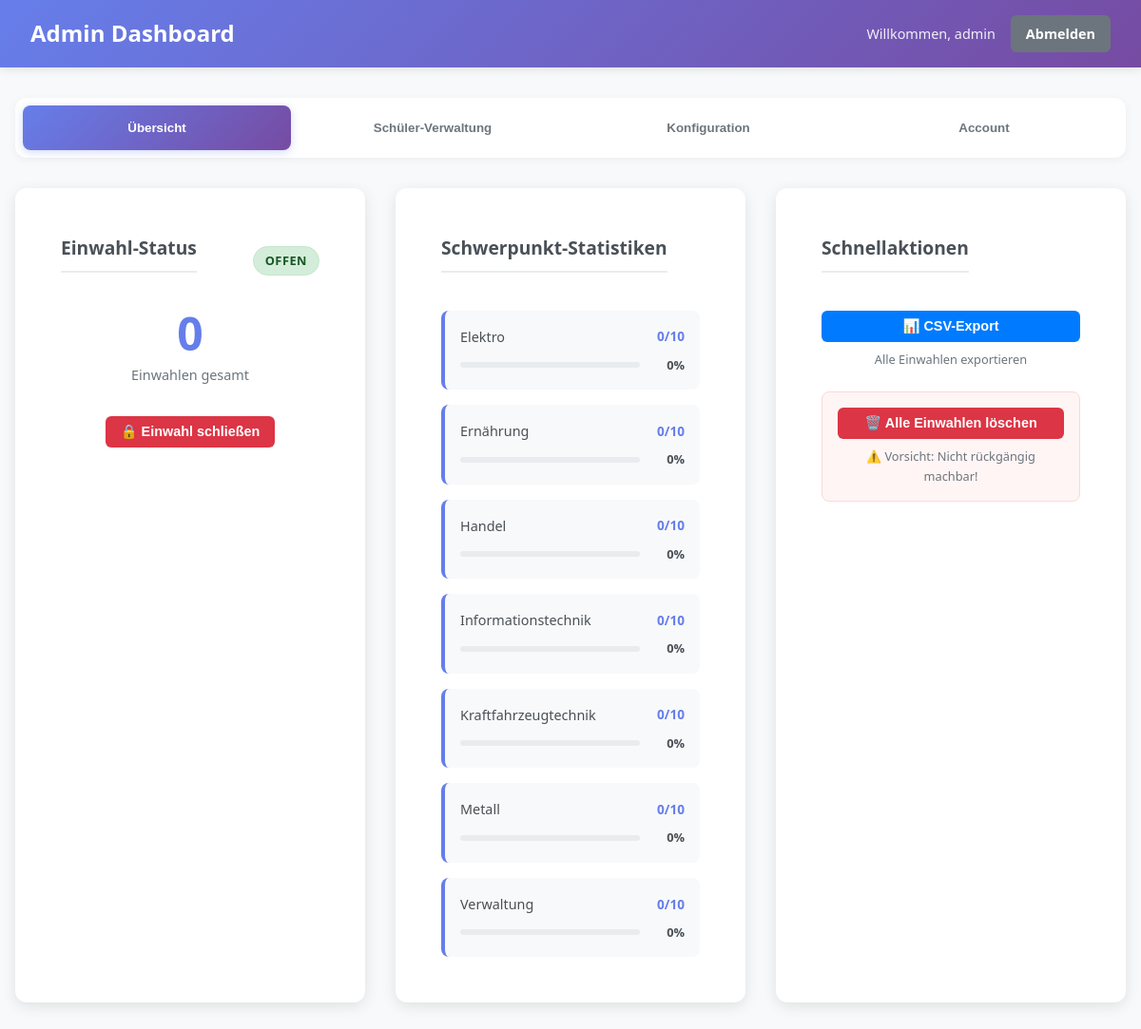
/webapp/admin/index.php (signed in), run on the app's committed database.
### tables this page shows
CREATE TABLE IF NOT EXISTS schwerpunkte (
    id INT AUTO_INCREMENT PRIMARY KEY,
    name VARCHAR(100) NOT NULL,
    max_teilnehmer INT NOT NULL DEFAULT 10,
    kombination_mit INT NULL,
    aktiv BOOLEAN DEFAULT TRUE,
    created_at TIMESTAMP DEFAULT CURRENT_TIMESTAMP
);

### webapp/admin/index.php (called while the page is built, shortened)
<?php
require_once '../includes/Database.php';
require_once '../includes/EinwahlModel.php';
$model = new EinwahlModel();
$einwahl_offen = $model->istEinwahlOffen();
$einwahlen = $model->getAlleEinwahlen();
$schwerpunkte = $model->getSchwerpunkte();
$statistiken = [];
foreach ($schwerpunkte as $sp) {
    $anzahl = $model->getTeilnehmeranzahl($sp['id']);
    $statistiken[] = [
        'name' => $sp['name'],
        'anzahl' => $anzahl,
        'max' => $sp['max_teilnehmer'],
        'prozent' => $sp['max_teilnehmer'] > 0 ? round(($anzahl / $sp['max_teilnehmer']) * 100, 1) : 0
    ];
}
include 'dashboard.php';

### webapp/includes/Database.php (called while the page is built, shortened)
<?php
class Database
{
    private $host;
    private $dbname;
    private $username;
    private $password;
    private $pdo;
    public function __construct()
    {
        $this->host = $_ENV['DB_HOST'] ?? 'db';
        $this->dbname = $_ENV['DB_NAME'] ?? 'buea_einwahl';
        $this->username = $_ENV['DB_USER'] ?? 'buea_user';
        $this->password = $_ENV['DB_PASS'] ?? 'buea_password';
    }
    private function connect()
    {
        try {
            $dsn = "mysql:host={$this->host};dbname={$this->dbname};charset=utf8mb4";
            $options = [
                PDO::ATTR_ERRMODE => PDO::ERRMODE_EXCEPTION,
                PDO::ATTR_DEFAULT_FETCH_MODE => PDO::FETCH_ASSOC,
                PDO::ATTR_EMULATE_PREPARES => false
            ];
            $this->pdo = new PDO($dsn, $this->username, $this->password, $options);
        } catch (PDOException $e) {
            die("Datenbankverbindung fehlgeschlagen: " . $e->getMessage());
        }
    }
    public function query($sql, $params = [])
    {
        try {
            $stmt = $this->pdo->prepare($sql);
            $stmt->execute($params);
            return $stmt;
        } catch (PDOException $e) {
            error_log("Database query error: " . $e->getMessage());
            throw $e;
        }
    }
    public function fetchAll($sql, $params = [])
    {
        return $this->query($sql, $params)->fetchAll();
    }
    public function fetchOne($sql, $params = [])
    {
        return $this->query($sql, $params)->fetch();
    }
}

### webapp/includes/EinwahlModel.php (called while the page is built, shortened)
<?php
require_once 'Database.php';
class EinwahlModel
{
    private $db;
    public function __construct()
    {
        $this->db = new Database();
    }
    public function getSchwerpunkte()
    {
        return $this->db->fetchAll("SELECT * FROM schwerpunkte WHERE aktiv = 1 ORDER BY name");
    }
    public function getTeilnehmeranzahl($schwerpunkt_id)
    {
        $result = $this->db->fetchOne(
            "SELECT COUNT(*) as anzahl FROM einwahlen
             WHERE (erstwunsch_id = ? OR zweitwunsch_id = ?)",
            [$schwerpunkt_id, $schwerpunkt_id]
        );
        return $result['anzahl'] ?? 0;
    }
    public function istEinwahlOffen()
    {
        $config = $this->db->fetchOne(
            "SELECT wert FROM konfiguration WHERE schluessel = 'einwahl_offen'"
        );
        return ($config['wert'] ?? '0') === '1';
    }
    public function getAlleEinwahlen()
    {
        return $this->db->fetchAll("
            SELECT e.*, k.bezeichnung as klasse,
                   s1.name as erstwunsch, s2.name as zweitwunsch
            FROM einwahlen e
            JOIN klassen k ON e.klasse_id = k.id
            JOIN schwerpunkte s1 ON e.erstwunsch_id = s1.id
            LEFT JOIN schwerpunkte s2 ON e.zweitwunsch_id = s2.id
            ORDER BY e.created_at DESC
        ");
    }
}

### webapp/admin/dashboard.php (the view, shortened to what this page needs)
<!DOCTYPE html>
<html lang="de">
<head>
    <link rel="stylesheet" href="../assets/css/admin.css">
</head>
<body class="dashboard-page">
    <div class="header">
        <h1>Admin Dashboard</h1>
        <div class="header-actions">
            <span>Willkommen, <?= htmlspecialchars($_SESSION['admin_user']) ?></span>
            <a href="?logout=1" class="btn btn-secondary">Abmelden</a>
        </div>
    </div>
    <div class="container">
        <div class="tab-navigation">
            <button class="tab-btn active" data-tab="overview">Übersicht</button>
            <button class="tab-btn" data-tab="students">Schüler-Verwaltung</button>
            <button class="tab-btn" data-tab="config">Konfiguration</button>
            <button class="tab-btn" data-tab="account">Account</button>
        </div>
        <div class="tab-content active" id="tab-overview">
            <div class="dashboard-grid">
                <div class="card status-card">
                    <div class="card-header">
                        <h3>Einwahl-Status</h3>
                        <span class="status-indicator <?= $einwahl_offen ? 'status-open' : 'status-closed' ?>">
                            <?= $einwahl_offen ? 'OFFEN' : 'GESCHLOSSEN' ?>
                        </span>
                    </div>
                    <div class="card-body">
                        <div class="status-info">
                            <div class="status-metric">
                                <span class="metric-number"><?= count($einwahlen) ?></span>
                                <span class="metric-label">Einwahlen gesamt</span>
                            </div>
                        </div>
                        <form method="post" class="status-form">
                            <button type="submit" class="btn btn-lg <?= $einwahl_offen ? 'btn-danger' : 'btn-success' ?>">
                                <?= $einwahl_offen ? '🔒 Einwahl schließen' : '🔓 Einwahl öffnen' ?>
                            </button>
                        </form>
                    </div>
                </div>
                <div class="card stats-card">
                    <div class="card-header">
                        <h3>Schwerpunkt-Statistiken</h3>
                    </div>
                    <div class="card-body">
                        <div class="stats-grid">
                            <?php foreach ($statistiken as $stat): ?>
                                <div class="stat-item">
                                    <div class="stat-header">
                                        <span class="stat-name"><?= htmlspecialchars($stat['name']) ?></span>
                                        <span class="stat-count"><?= $stat['anzahl'] ?>/<?= $stat['max'] ?></span>
                                    </div>
                                    <div class="stat-progress">
                                        <div class="progress-bar-modern">
                                        </div>
                                        <span class="stat-percentage"><?= $stat['prozent'] ?>%</span>
                                    </div>
                                </div>
                            <?php endforeach; ?>
                        </div>
                    </div>
                </div>
                <div class="card actions-card">
                    <div class="card-header">
                        <h3>Schnellaktionen</h3>
                    </div>
                    <div class="card-body">
                        <div class="quick-actions">
                            <form method="post" class="action-item">
                                <button type="submit" class="btn btn-primary btn-block">
                                    📊 CSV-Export
                                </button>
                                <small>Alle Einwahlen exportieren</small>
                            </form>
                            <div class="action-item danger-zone">
                                <button type="button" class="btn btn-danger btn-block" id="deleteAllBtn">
                                    🗑️ Alle Einwahlen löschen
                                </button>
                                <small>⚠️ Vorsicht: Nicht rückgängig machbar!</small>
                            </div>
                        </div>
                    </div>
                </div>
            </div>
        </div>
    </div>
</body>
</html>

### webapp/assets/css/admin.css (style rules this page uses)
body.dashboard-page { background: #f8f9fa; }
.tab-navigation { display: flex; background: white; border-radius: 12px; padding: 0.5rem; margin-bottom: 2rem; box-shadow: 0 2px 10px rgba(0,0,0,0.05); gap: 0.5rem; }
.tab-btn { flex: 1; padding: 1rem; border: none; background: transparent; border-radius: 8px; font-weight: 600; color: #6c757d; cursor: pointer; transition: all 0.2s ease; }
.tab-btn.active { background: linear-gradient(135deg, #667eea 0%, #764ba2 100%); color: white; box-shadow: 0 2px 8px rgba(102, 126, 234, 0.3); }
.tab-content { display: none; }
.tab-content.active { display: block; }
.card { background: white; border-radius: 12px; box-shadow: 0 4px 15px rgba(0,0,0,0.1); transition: transform 0.2s ease, box-shadow 0.2s ease; overflow: hidden; }
.card-header { padding: 1.5rem 1.5rem 0; display: flex; justify-content: space-between; align-items: center; }
.card-header h3 { margin: 0; color: #495057; font-size: 1.2rem; font-weight: 600; }
.card-body { padding: 1.5rem; }
.dashboard-grid { display: grid; grid-template-columns: repeat(auto-fit, minmax(350px, 1fr)); gap: 2rem; margin-bottom: 2rem; }
.status-card .card-body { text-align: center; }
.status-info { margin-bottom: 2rem; }
.metric-number { display: block; font-size: 3rem; font-weight: 700; color: #667eea; line-height: 1; }
.metric-label { display: block; color: #6c757d; font-size: 0.9rem; margin-top: 0.5rem; }
.status-form { margin: 0; }
.btn-lg { padding: 1rem 2rem; font-size: 1.1rem; font-weight: 600; }
.stats-grid { display: grid; gap: 1rem; }
.stat-item { padding: 1rem; background: #f8f9fa; border-radius: 8px; border-left: 4px solid #667eea; }
.stat-header { display: flex; justify-content: space-between; align-items: center; margin-bottom: 0.5rem; }
.stat-name { font-weight: 500; color: #495057; font-size: 0.9rem; }
.stat-count { font-weight: 600; color: #667eea; font-size: 0.85rem; }
.stat-progress { display: flex; align-items: center; gap: 0.75rem; }
.progress-bar-modern { flex: 1; height: 6px; background: #e9ecef; border-radius: 3px; overflow: hidden; }
.stat-percentage { font-size: 0.8rem; font-weight: 600; color: #495057; min-width: 35px; text-align: right; }
.quick-actions { display: grid; gap: 1.5rem; }
.action-item { text-align: center; }
.action-item small { display: block; margin-top: 0.5rem; color: #6c757d; font-size: 0.8rem; }
.danger-zone { padding: 1rem; background: #fff5f5; border: 1px solid #fed7d7; border-radius: 8px; }
.btn-block { width: 100%; }
.tab-content { animation: fadeIn 0.3s ease-in; }
* { margin: 0; padding: 0; box-sizing: border-box; }
body { font-family: 'Segoe UI', Tahoma, Geneva, Verdana, sans-serif; background: #f8f9fa; color: #333; line-height: 1.6; }
.header { background: linear-gradient(135deg, #667eea 0%, #764ba2 100%); color: white; padding: 1rem 2rem; display: flex; justify-content: space-between; align-items: center; box-shadow: 0 2px 10px rgba(0,0,0,0.1); position: sticky; top: 0; z-index: 100; }
.header h1 { font-size: 1.5rem; font-weight: 700; }
.header-actions { display: flex; gap: 1rem; align-items: center; }
.header-actions span { font-size: 0.9rem; opacity: 0.9; }
.btn { padding: 0.5rem 1rem; border: none; border-radius: 6px; cursor: pointer; text-decoration: none; font-weight: 600; font-size: 0.9rem; transition: all 0.2s ease; display: inline-block; text-align: center; white-space: nowrap; }
.btn-primary { background: #007bff; color: white; }
.btn-danger { background: #dc3545; color: white; }
.btn-secondary { background: #6c757d; color: white; }
.container { max-width: 1200px; margin: 2rem auto; padding: 0 1rem; }
.dashboard-grid { display: grid; grid-template-columns: repeat(auto-fit, minmax(300px, 1fr)); gap: 2rem; margin-bottom: 2rem; }
.card { background: white; border-radius: 12px; padding: 1.5rem; box-shadow: 0 4px 15px rgba(0,0,0,0.1); transition: transform 0.2s ease, box-shadow 0.2s ease; }
.card h3 { margin-bottom: 1rem; color: #495057; border-bottom: 2px solid #e9ecef; padding-bottom: 0.5rem; font-size: 1.2rem; font-weight: 600; }
.status-indicator { display: inline-block; padding: 0.25rem 0.75rem; border-radius: 20px; font-size: 0.8rem; font-weight: 600; margin-left: 0.5rem; text-transform: uppercase; letter-spacing: 0.5px; }
.status-open { background: #d4edda; color: #155724; border: 1px solid #c3e6cb; }
.card, .table-container { animation: fadeIn 0.5s ease-out; }

### data on the page
schwerpunkte: name "Elektro", anzahl "0", max_teilnehmer "10", prozent "0"
schwerpunkte: name "Ernährung", anzahl "0", max_teilnehmer "10", prozent "0"
schwerpunkte: name "Handel", anzahl "0", max_teilnehmer "10", prozent "0"
schwerpunkte: name "Informationstechnik", anzahl "0", max_teilnehmer "10", prozent "0"
schwerpunkte: name "Kraftfahrzeugtechnik", anzahl "0", max_teilnehmer "10", prozent "0"
schwerpunkte: name "Metall", anzahl "0", max_teilnehmer "10", prozent "0"
schwerpunkte: name "Verwaltung", anzahl "0", max_teilnehmer "10", prozent "0"

### other printed values
$_SESSION['admin_user'] "admin"
count($einwahlen) "0"
